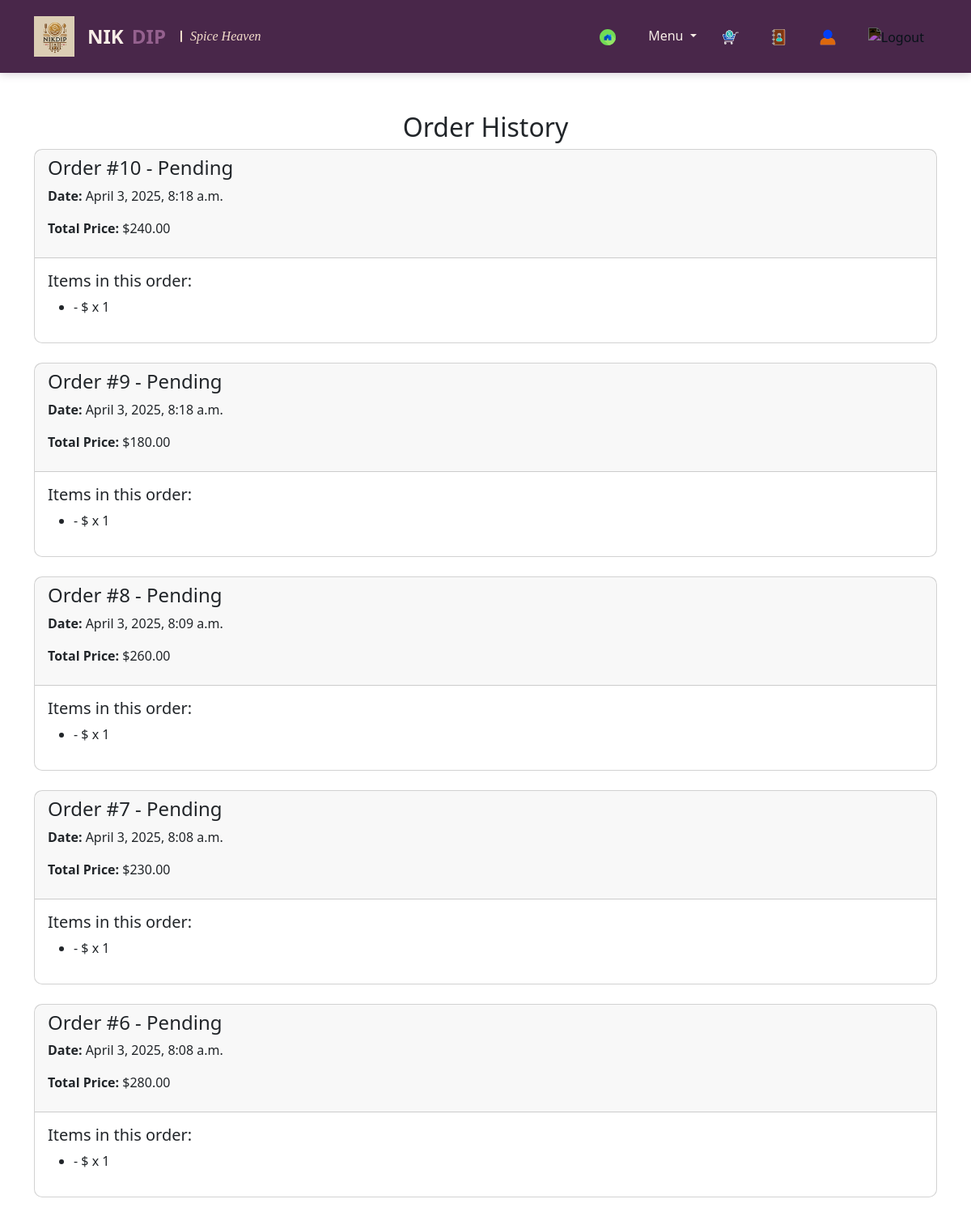
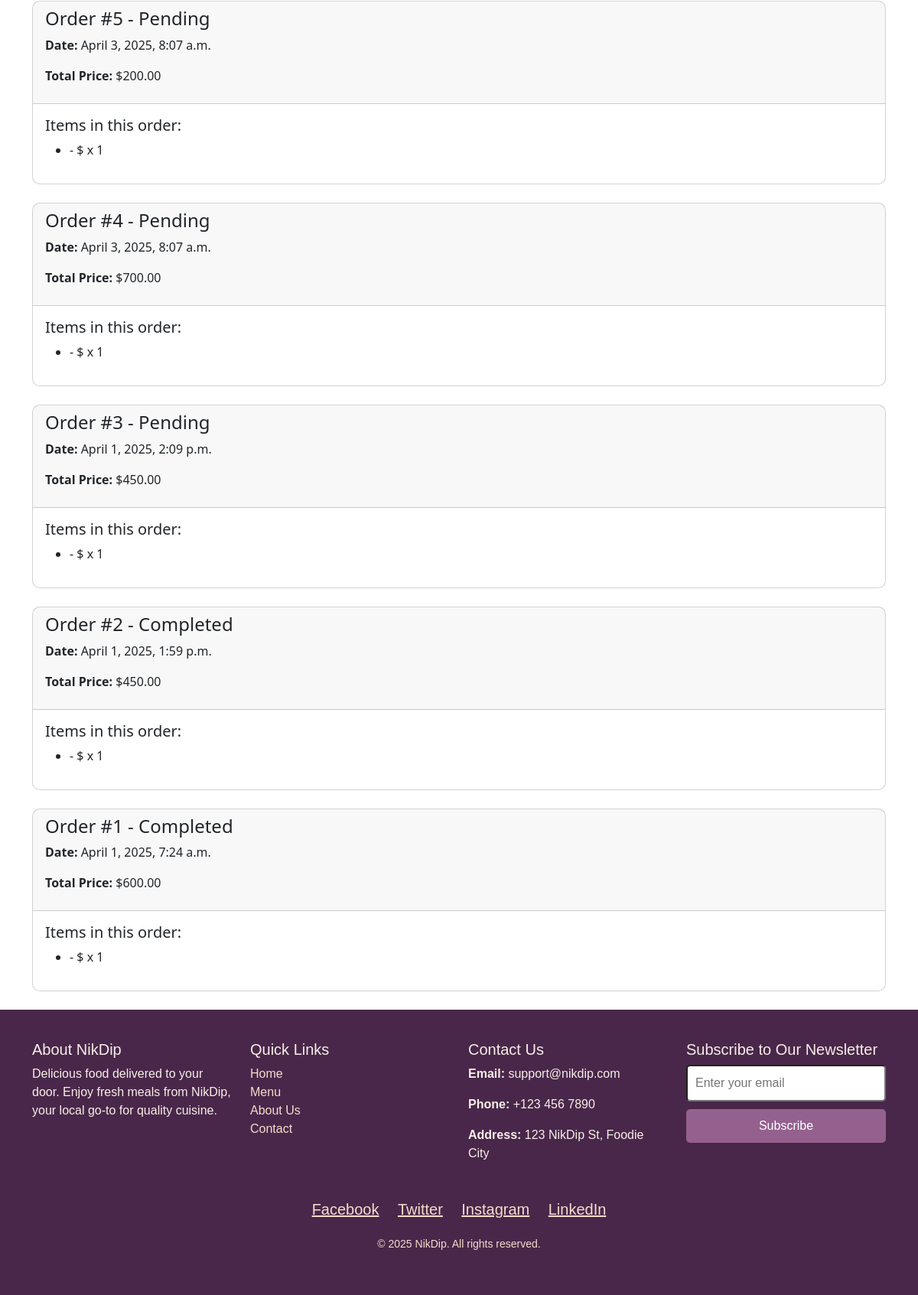
The page /order_history/ (signed in) on the database its author committed (2 pictures, top to bottom).
### nikdip/models.py (models this page shows, shortened)
class Order(models.Model):
    user = models.ForeignKey(User, on_delete=models.CASCADE)
    order_date = models.DateTimeField(auto_now_add=True)
    status = models.CharField(
        max_length=20,
        choices=[
            ('processing', 'Processing'),
            ('shipped', 'Shipped'),
            ('delivered', 'Delivered'),
            ('canceled', 'Canceled'),
        ],
        default='processing'
    )
    total_price = models.DecimalField(max_digits=10, decimal_places=2)

class OrderItem(models.Model):
    order = models.ForeignKey(Order, related_name='items', on_delete=models.CASCADE)
    name = models.CharField(max_length=255)
    price = models.DecimalField(max_digits=10, decimal_places=2)
    quantity = models.PositiveIntegerField()

### nikdip/views.py (the view)
# urls.py: path('order_history/', views.order_history, name='order_history'),
@login_required
def order_history(request):
    orders = Order.objects.filter(user=request.user).order_by('-order_date')
    return render(request, 'nikdip/order_history.html', {'orders': orders})

### nikdip/templates/nikdip/order_history.html
{% extends 'nikdip/base.html' %}
{% block content %}
<div class="container mt-5">
    <h2 class="text-center">Order History</h2>
    <div class="row">
        {% for order in orders %}
        <div class="col-md-12 mb-4">
            <div class="card">
                <div class="card-header">
                    <h4>Order #{{ order.id }} - {{ order.status }}</h4>
                    <p><strong>Date:</strong> {{ order.order_date }}</p>
                    <p><strong>Total Price:</strong> ${{ order.total_price }}</p>
                </div>
                <div class="card-body">
                    <h5>Items in this order:</h5>
                    <ul>
                        {% for item in order.items.all %}
                        <li>{{ item.item_name }} - ${{ item.item_price }} x {{ item.quantity }}</li>
                        {% endfor %}
                    </ul>
                </div>
            </div>
        </div>
        {% empty %}
        <div class="col-md-12">
            <p>You have not placed any orders yet.</p>
        </div>
        {% endfor %}
    </div>
</div>
{% endblock %}

### nikdip/templates/nikdip/base.html (shortened to what this page needs)
<!doctype html>
{% load static %}
<html lang="en">
  <head>
    <link rel="stylesheet" href="{% static "nikdip/css/bootstrap.min.css" %}">
    <link rel="stylesheet" href="{% static "nikdip/css/main.css" %}">
  </head>
  <body>
      {% include "nikdip/navbar.html" %}
      {% block content %}{% endblock content %}
      {% include "nikdip/footer.html" %}
  </body>
</html>

### nikdip/templates/nikdip/navbar.html (shortened to what this page needs)
{% load static %}
<header class="site-navbar navbar navbar-expand-lg" style="background-color: #49274A;">
  <div class="container">
    <img src="{% static 'nikdip/svg/nikdip-svg.svg' %}" alt="NikDip Logo" class="navbar-brand fw-bold" style="width: 50px; height: auto;">
    <a href="{% url 'home' %}" class="navbar-brand fw-bold" style="color: #F8EEE7;">
      <span class="brand-name">NIK</span><span class="brand-name-dip">DIP</span>
      <span class="brand-subtitle" style="font-size: 1rem; font-weight: 400; margin-left: 8px;">Spice Heaven</span>
    </a>
    <div class="collapse navbar-collapse justify-content-end" id="navbarNav">
      <ul class="navbar-nav gap-3">
         <li class="nav-item active">
          <a href="{% url 'home' %}" class="nav-link" style="color: #F8EEE7;">
            <img src="{% static 'nikdip/svg/home.svg' %}" alt="Home" width="20" height="20" style="margin-right: 8px; filter: invert(1);">
          </a>
        </li>
        <li class="nav-item dropdown">
          <a class="nav-link dropdown-toggle" href="#" id="menuDropdown" role="button" data-bs-toggle="dropdown" aria-expanded="false" style="color: #F8EEE7;">
            Menu
          </a>
        </li>
        <li class="nav-item">
          <a href="{% url 'cart' %}" class="nav-link" style="color: #F8EEE7;">
            <img src="{% static 'nikdip/svg/cart.svg' %}" alt="Cart" width="20" height="20" style="margin-right: 8px; filter: invert(1);">
          </a>
        </li>
        <li class="nav-item">
          <a href="{% url 'contact' %}" class="nav-link" style="color: #F8EEE7;">
            <img src="{% static 'nikdip/svg/contact.svg' %}" alt="Contact" width="20" height="20" style="margin-right: 8px; filter: invert(1);">
          </a>
        </li>
        {% if user.is_authenticated %}
        <li class="nav-item">
          <a href="{% url 'profile' %}" class="nav-link" style="color: #F8EEE7;">
            <img src="{% static 'nikdip/svg/account.svg' %}" alt="Profile" width="20" height="20" style="margin-right: 8px; filter: invert(1);">
          </a>
        </li>
        <li class="nav-item">
          <a href="{% url 'logout' %}" class="nav-link" style="color: #F8EEE7;">
            <img src="{% static 'nikdip/svg/logout.svg' %}" alt="Logout" width="20" height="20" style="margin-right: 8px; filter: invert(1);">
          </a>
        </li>
        {% else %}
        <li class="nav-item"><a href="{% url 'signup' %}" class="nav-link" style="color: #F8EEE7;">Sign-up</a></li>
        <li class="nav-item"><a href="{% url 'login' %}" class="nav-link" style="color: #F8EEE7;">Login</a></li>
        {% endif %}
      </ul>
    </div>
  </div>
</header>

### nikdip/templates/nikdip/footer.html
{% load static %}
<footer style="background-color: #49274A; color: #F4DECB; padding: 40px 0; font-family: Arial, sans-serif;">
  <div class="container">
    <div class="row">
      <div class="col-md-3">
        <h5 style="color: #F8EEE7;">About NikDip</h5>
        <p style="color: #F8EEE7;">Delicious food delivered to your door. Enjoy fresh meals from NikDip, your local go-to for quality cuisine.</p>
      </div>
      <div class="col-md-3">
        <h5 style="color: #F8EEE7;">Quick Links</h5>
        <ul style="list-style-type: none; padding: 0;">
          <li><a href="index.html" style="color: #F4DECB; text-decoration: none;">Home</a></li>
          <li><a href="menu.html" style="color: #F4DECB; text-decoration: none;">Menu</a></li>
          <li><a href="about.html" style="color: #F4DECB; text-decoration: none;">About Us</a></li>
          <li><a href="contact.html" style="color: #F4DECB; text-decoration: none;">Contact</a></li>
        </ul>
      </div>
      <div class="col-md-3">
        <h5 style="color: #F8EEE7;">Contact Us</h5>
        <p style="color: #F8EEE7;"><strong>Email:</strong> support@nikdip.com</p>
        <p style="color: #F8EEE7;"><strong>Phone:</strong> +123 456 7890</p>
        <p style="color: #F8EEE7;"><strong>Address:</strong> 123 NikDip St, Foodie City</p>
      </div>
      <div class="col-md-3">
        <h5 style="color: #F8EEE7;">Subscribe to Our Newsletter</h5>
        <form action="#" method="post">
          <input type="email" name="email" placeholder="Enter your email" style="width: 100%; padding: 10px; border-radius: 5px; margin-bottom: 10px;">
          <button type="submit" style="width: 100%; background-color: #94618E; color: white; border: none; padding: 10px; border-radius: 5px;">Subscribe</button>
        </form>
      </div>
    </div>
    <div class="social-media" style="text-align: center; margin-top: 30px;">
      <a href="https://facebook.com" style="margin: 0 10px; color: #F4DECB; font-size: 20px;" target="_blank">Facebook</a>
      <a href="https://twitter.com" style="margin: 0 10px; color: #F4DECB; font-size: 20px;" target="_blank">Twitter</a>
      <a href="https://instagram.com" style="margin: 0 10px; color: #F4DECB; font-size: 20px;" target="_blank">Instagram</a>
      <a href="https://linkedin.com" style="margin: 0 10px; color: #F4DECB; font-size: 20px;" target="_blank">LinkedIn</a>
    </div>
  </div>
  <div class="text-center" style="margin-top: 20px; font-size: 14px; color: #F4DECB;">
    <p>&copy; 2025 NikDip. All rights reserved.</p>
  </div>
</footer>

### nikdip/static/nikdip/css/main.css (style rules this page uses)
.card { transition: transform 0.3s ease-in-out, box-shadow 0.3s ease-in-out; border-radius: 10px; }

### nikdip/templates/nikdip/navbar.html (style rules this page uses)
.site-navbar { padding: 15px 0; box-shadow: 0 2px 10px rgba(73, 39, 74, 0.2); }
.navbar-brand { font-size: 1.5rem; display: flex; align-items: center; gap: 10px; }
.brand-name { font-weight: 600; }
.brand-name-dip { font-weight: 700; color: #94618E; }
.brand-subtitle { font-family: 'Playfair Display', serif; font-style: italic; color: #F4DECB; position: relative; padding-left: 12px; }
.brand-subtitle::before { content: ""; position: absolute; left: 0; top: 50%; transform: translateY(-50%); height: 60%; width: 2px; background-color: #F4DECB; }
.nav-link { font-weight: 500; transition: all 0.3s ease; padding: 8px 12px; border-radius: 6px; }

### rows shown on the page
Order: id "10", status "Pending", order_date "April 3, 2025, 8:18 a.m.", total_price "240.00"
OrderItem: quantity "1"
Order: id "9", status "Pending", order_date "April 3, 2025, 8:18 a.m.", total_price "180.00"
OrderItem: quantity "1"
Order: id "8", status "Pending", order_date "April 3, 2025, 8:09 a.m.", total_price "260.00"
OrderItem: quantity "1"
Order: id "7", status "Pending", order_date "April 3, 2025, 8:08 a.m.", total_price "230.00"
OrderItem: quantity "1"
Order: id "6", status "Pending", order_date "April 3, 2025, 8:08 a.m.", total_price "280.00"
OrderItem: quantity "1"
Order: id "5", status "Pending", order_date "April 3, 2025, 8:07 a.m.", total_price "200.00"
OrderItem: quantity "1"
Order: id "4", status "Pending", order_date "April 3, 2025, 8:07 a.m.", total_price "700.00"
OrderItem: quantity "1"
Order: id "3", status "Pending", order_date "April 1, 2025, 2:09 p.m.", total_price "450.00"
OrderItem: quantity "1"
Order: id "2", status "Completed", order_date "April 1, 2025, 1:59 p.m.", total_price "450.00"
OrderItem: quantity "1"
Order: id "1", status "Completed", order_date "April 1, 2025, 7:24 a.m.", total_price "600.00"
OrderItem: quantity "1"
